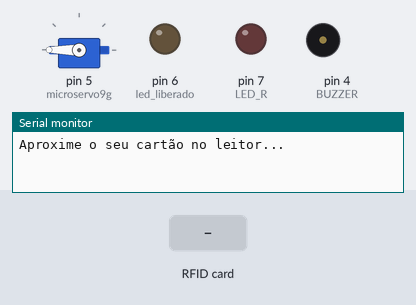
A sketch run on a simulated Arduino Uno, built with avr-gcc and run on an emulated ATmega328P. Shown: servo, output pins drawn as LEDs (lit = HIGH), buzzer (waves = sounding), the last lines printed to the serial monitor. The inputs (shaded band) are chosen by the test bench. Pins used as bus, display or sensor lines are not drawn.

Above: at 1.2 s.
1.3 s: RFID card 39 BF F3 5C held to the reader
At 2.8 s:
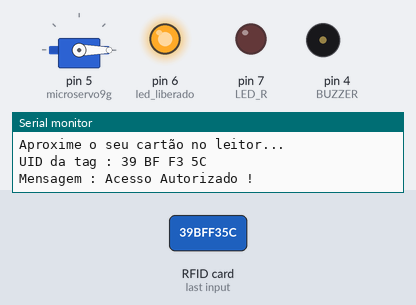
4.3 s: RFID card 5E 7A 19 C4 held to the reader
At 5.1 s:
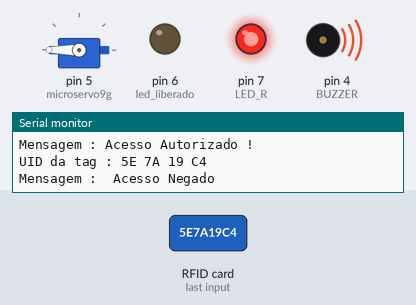
6.8 s: RFID card 62 92 7C 1C held to the reader
At 6.97 s:
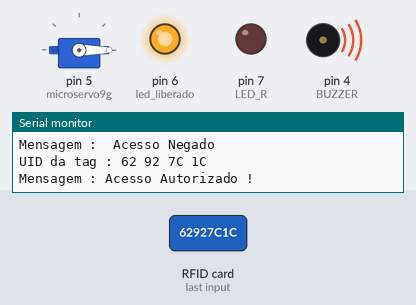
Timing chart, 0 to 11.1 s (numbered marks = the images above; inputs shaded):
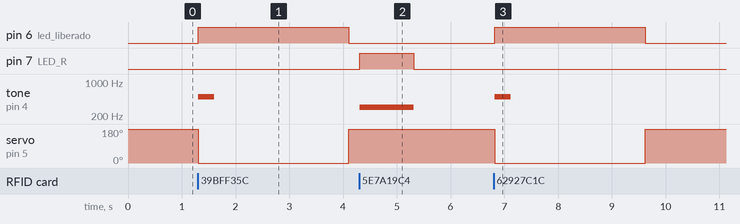

Measured:
- after the input at 1.3 s, pin 6 (led_liberado): LOW → HIGH at once, → LOW 2.8 s later; tone on pin 4 (BUZZER): silent → 500 Hz at once, → silent 0.30 s later; servo on pin 5 (microservo9g): 180° → 0° at once, → 180° 2.8 s later
- after the input at 4.3 s, pin 7 (LED_R): LOW → HIGH at once, → LOW 1.0 s later; tone on pin 4 (BUZZER): silent → 300 Hz at once, → silent 1.0 s later
- after the input at 6.8 s, pin 6 (led_liberado): LOW → HIGH at once, → LOW 2.8 s later; tone on pin 4 (BUZZER): silent → 500 Hz at once, → silent 0.30 s later; servo on pin 5 (microservo9g): 180° → 0° at once, → 180° 2.8 s later

The sketch:

RFID_Ativando_o_Servo_Motor.ino
```cpp
// Programa : RFID - Teste de Conceito, ativando Servo-Motor
// Autor : Robson Brasil
// Versão : 2
// Última Modificação : 01/01/2020

#include <SPI.h>
#include <MFRC522.h>
#include <Servo.h>

Servo microservo9g;

#define SS_PIN 10
#define RST_PIN 9
#define LED_G 6 //define green LED pin
#define LED_R 7 //define red LED
#define BUZZER 4 //buzzer pin
// Definições pino modulo RC522
MFRC522 mfrc522(SS_PIN, RST_PIN);

// Leds indicadores acesso liberado ou negado
int led_liberado = 6;
int led_negado = 7;

char st[20];

void setup()
{
  pinMode(led_liberado, OUTPUT);
  pinMode(led_negado, OUTPUT);
  // Define que o servo esta ligado a porta digital 3
  microservo9g.attach(5);
  // Move o servo para a posição inicial (Ex.: Porta Fechada)
  microservo9g.write(180);
  // Inicia a serial
  Serial.begin(9600);
  // Inicia  SPI bus
  SPI.begin();
  // Inicia MFRC522
  mfrc522.PCD_Init();
  // Mensagens iniciais no serial monitor
  Serial.println("Aproxime o seu cartão no leitor...");
  Serial.println();
}

void loop()
{
  // Aguarda a aproximação do cartão
  if ( ! mfrc522.PICC_IsNewCardPresent())
  {
    return;
  }
  // Seleciona um dos cartões
  if ( ! mfrc522.PICC_ReadCardSerial())
  {
    return;
  }
  // Mostra UID na serial
  Serial.print("UID da tag :");
  String conteudo= "";
  byte letra;
  for (byte i = 0; i < mfrc522.uid.size; i++)
  {
     Serial.print(mfrc522.uid.uidByte[i] < 0x10 ? " 0" : " ");
     Serial.print(mfrc522.uid.uidByte[i], HEX);
     conteudo.concat(String(mfrc522.uid.uidByte[i] < 0x10 ? " 0" : " "));
     conteudo.concat(String(mfrc522.uid.uidByte[i], HEX));
  }
  Serial.println();
  Serial.print("Mensagem : ");
  conteudo.toUpperCase();

// TAG Liberada para acesso - Caveiro Azul
  if (conteudo.substring(1) == "39 BF F3 5C" || conteudo.substring(1) == "62 92 7C 1C")
  {
    // Acesso Liberado - Ex.: Porta Aberta e Acende o LED Verde
    microservo9g.write(-180);
    digitalWrite(led_liberado, HIGH);
    tone(BUZZER, 500);
    delay(300);
    noTone(BUZZER);
    Serial.println("Acesso Autorizado !");
    Serial.println();
    delay(2500);
    microservo9g.write(180);
    digitalWrite(led_liberado, LOW);
    }

   else   {
    Serial.println(" Acesso Negado");
    digitalWrite(LED_R, HIGH);
    tone(BUZZER, 300);
    delay(1000);
    digitalWrite(LED_R, LOW);
    noTone(BUZZER);
  }

}
```
